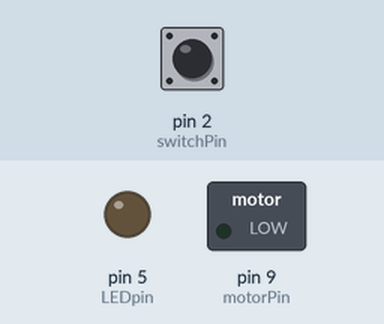
A sketch run on a simulated Arduino Uno, built with avr-gcc and run on an emulated ATmega328P. Shown: switched loads named in the sketch (green lamp = pin HIGH), output pins drawn as LEDs (lit = HIGH). The test bench sets the inputs (shaded band); at power-on: pin 2 (switchPin) LOW. What the sketch prints to the serial monitor is not drawn.

Above: at 1.2 s.
1.3 s: pin 2 (switchPin) pulled HIGH for 0.15 s
At 1.37 s:
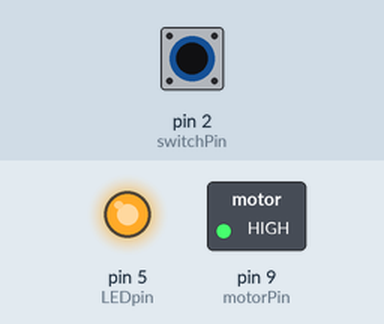
2.9 s: pin 2 (switchPin) pulled HIGH for 3.2 s
At 7.0 s:
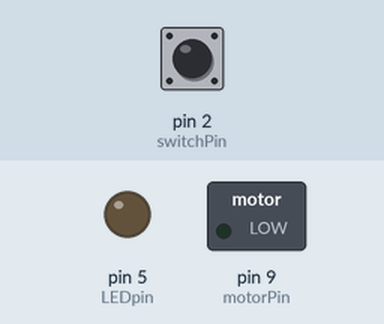
Timing chart, 0 to 8.5 s (numbered marks = the images above; inputs shaded):
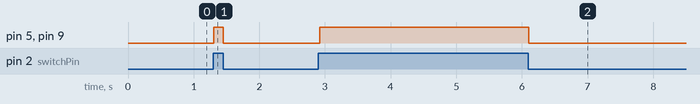

The sketch:

DC_Motor.ino
```cpp
const int switchPin = 2;
const int LEDpin = 5;
const int motorPin = 9;
int switchState = LOW;
int LEDpinValue = LOW;

void setup() {
 Serial.begin(9600);
 pinMode(switchPin, INPUT);
 pinMode(motorPin, OUTPUT);
 pinMode(LEDpin, OUTPUT);
}
void loop(){
 switchState = digitalRead(switchPin);
 //LEDpinValue = digitalRead(LEDpin);
 if (switchState == HIGH) {
  digitalWrite(motorPin, HIGH);
  digitalWrite(LEDpin, HIGH);
 }

 else {
  digitalWrite(motorPin, LOW);
  digitalWrite(LEDpin, LOW);
  delay(20);
 }
 Serial.println(LEDpinValue);
}
```

Measured:
- after the input at 1.3 s, pin 5 (LEDpin), pin 9 (motorPin): LOW → HIGH at once, → LOW 0.14 s later
- after the input at 2.9 s, pin 5 (LEDpin), pin 9 (motorPin): LOW → HIGH at once, → LOW 3.2 s later
